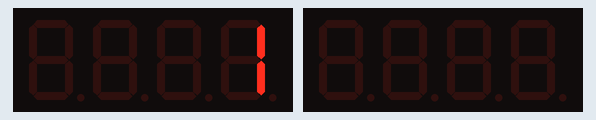
This sketch was run on a simulated ESP32. On the bench: 2 × 4-digit seven-segment display. WiFi joins after 1.5 s; servers stay silent unless stated; not simulated (calls return 0 or success): env.h; what the sketch prints to the serial monitor is not drawn.

Above: at 20.29 s.
At 22.9 s:
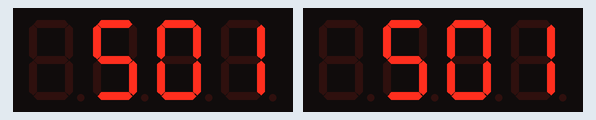
At 25.3 s:
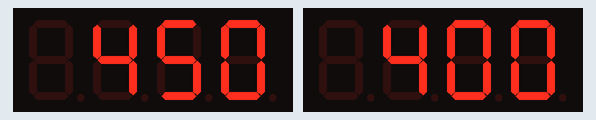
At 27.8 s:
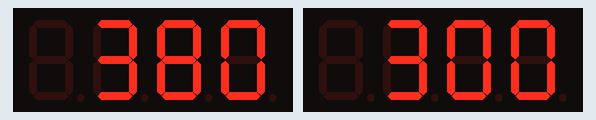
At 32.8 s:
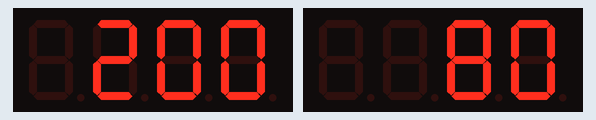
At 37.4 s:
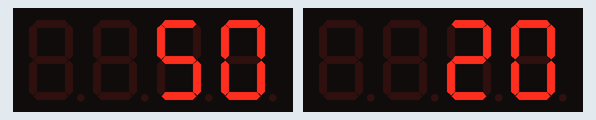

Measured:
- what the display in image 1 shows lasts 2.0 s, from 22.8 s to 24.8 s

The sketch:

dartscoreduino.ino
```cpp
/********************************************************************************
*
*    DartScore: shows the dart score for 2 or more players
*        on 7 segment display or LCD
*           http://www.adafruit.com/products/880
*           https://learn.adafruit.com/adafruit-led-backpack/
*
*       Wifi shield
*         https://docs.arduino.cc/retired/shields/arduino-wifi-
*         https://github.com/arduino-libraries/WiFi/tree/master/examples
*
*
*     Connections
*           WIFI: just mount the wifi shield on the arduino
*
*           7 segments displays:
*                 change the adress of the second one to 71 by soldering one of the address jumpers on the backpack
*                 connect arduino - shield
*                         SCL     - C
*                         SDA     - D
*                         GND     - - (minus symbol)
*                         5V      - + (plus symbol)
*
*
********************************************************************************/


/********************************************************************************
*
*   Includes
*
********************************************************************************/
#include <Wire.h>  // Enable this line if using Arduino Uno, Mega, etc.
#include <Adafruit_GFX.h>
#include "Adafruit_LEDBackpack.h"

#include <SPI.h>
#include <WiFi.h>
#include "env.h"      // config for wifi in separate file to keep out of github


/********************************************************************************
*
*   Config + data
*
********************************************************************************/
char ssid[] = WIFI_SSID;      //  your network SSID (name)
char pass[] = WIFI_PASSWORD;  // your network password
int status = WL_IDLE_STATUS;  // the WiFi radio's status

Adafruit_7segment player1 = Adafruit_7segment();
Adafruit_7segment player2 = Adafruit_7segment();

int scorePlayer1 = 0;
int scorePlayer2 = 0;


/********************************************************************************
*
*   Setup
*
********************************************************************************/
void setup() {
  Serial.begin(9600);
  while (!Serial);

  Serial.println("DartScore V0.1");

  initDisplays();
  initWifi();
}

void initDisplays() {
  // set address for 7 segment displays
  player1.begin(0x70);
  player2.begin(0x71);
}

void loop() {
  testScore();
}

void testScore() {
  printScore(1, 501);
  printScore(2, 501);
  delay(2000);

  printScore(1, 450);
  printScore(2, 400);
  delay(2000);

  printScore(1, 380);
  printScore(2, 300);
  delay(2000);

  printScore(1, 250);
  printScore(2, 150);
  delay(2000);

  printScore(1, 200);
  printScore(2, 80);
  delay(2000);

  printScore(1, 100);
  printScore(2, 40);
  delay(2000);

  printScore(1, 50);
  printScore(2, 20);
  delay(2000);


  printScore(1, 0);
  printScore(2, 0);
  player1.blinkRate(HT16K33_BLINK_2HZ);
  player2.blinkRate(HT16K33_BLINK_2HZ);
  delay(5000);
  player1.blinkRate(HT16K33_BLINK_OFF);
  player2.blinkRate(HT16K33_BLINK_OFF);
}

void printScore(int player, int score) {
  if (player == 1) {
    int c = -1;
    if (score > scorePlayer1) {
      c = 1;
    }

    while (score != scorePlayer1) {
      scorePlayer1 = scorePlayer1 + c;
      player1.print(scorePlayer1);
      player1.writeDisplay();
      delay(1);
    }
  } else {
    int c = -1;
    if (score > scorePlayer2) {
      c = 1;
    }

    while (score != scorePlayer2) {
      scorePlayer2 = scorePlayer2 + c;
      player2.print(scorePlayer2);
      player2.writeDisplay();
      delay(1);
    }
  }
}
```

wifi_methods.ino
```cpp
void initWifi()
{
  printMacAddress();
  connectToNetwork();
}

void printMacAddress() {
  // the MAC address of your Wifi shield
  byte mac[6];

  // print your MAC address:
  WiFi.macAddress(mac);
  Serial.print("MAC: ");
  Serial.print(mac[5], HEX);
  Serial.print(":");
  Serial.print(mac[4], HEX);
  Serial.print(":");
  Serial.print(mac[3], HEX);
  Serial.print(":");
  Serial.print(mac[2], HEX);
  Serial.print(":");
  Serial.print(mac[1], HEX);
  Serial.print(":");
  Serial.println(mac[0], HEX);
}

void connectToNetwork() {
  // check for the presence of the shield:
  if (WiFi.status() == WL_NO_SHIELD) {
    Serial.println("WiFi shield not present");
    // don't continue:
    while (true)
      ;
  }

  String fv = WiFi.firmwareVersion();
  if (fv != "1.1.0") {
    Serial.println("Please upgrade the firmware");
  }

  // attempt to connect to WiFi network:
  while (status != WL_CONNECTED) {
    Serial.print("Attempting to connect to WPA SSID: ");
    Serial.println(ssid);
    // Connect to WPA/WPA2 network:
    status = WiFi.begin(ssid, pass);

    // wait 10 seconds for connection:
    delay(10000);
  }

  // you're connected now, so print out the data:
  Serial.print("You're connected to the network");
  printCurrentNet();
  printWifiData();
}

void printCurrentNet() {
  // print the SSID of the network you're attached to:
  Serial.print("SSID: ");
  Serial.println(WiFi.SSID());

  printMacAddress();

  // print the received signal strength:
  long rssi = WiFi.RSSI();
  Serial.print("signal strength (RSSI):");
  Serial.println(rssi);

  // print the encryption type:
  byte encryption = WiFi.encryptionType();
  Serial.print("Encryption Type:");
  Serial.println(encryption, HEX);
  Serial.println();
}

void printWifiData() {
  // print your WiFi shield's IP address:
  IPAddress ip = WiFi.localIP();
  Serial.print("IP Address: ");
  Serial.println(ip);
  Serial.println(ip);
}
```
